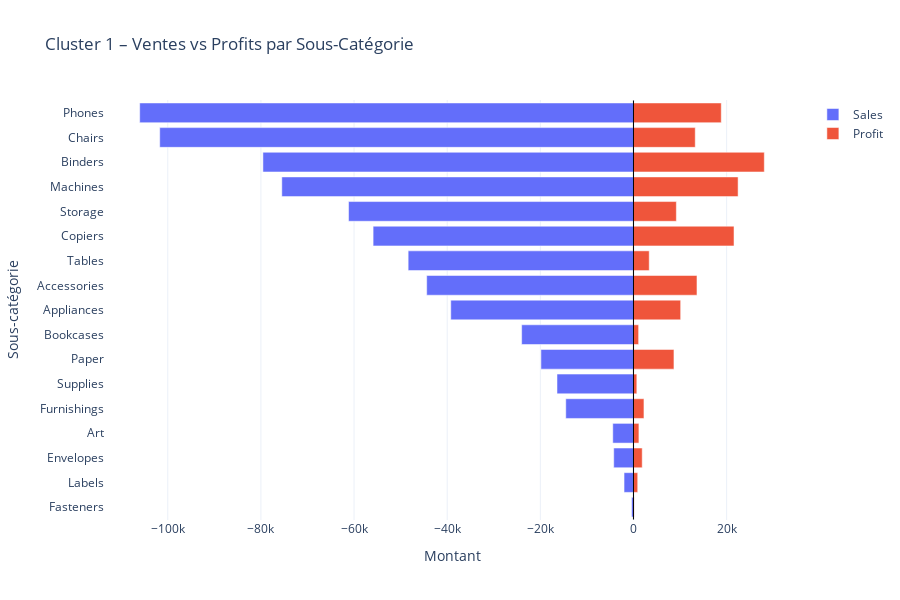

This figure's notebook cell:
### Code cell
# ==============================================================
# Ventes vs Profits par Sous-Catégorie - Cluster 1
# ==============================================================


import plotly.graph_objects as go


# --------------------------------------------------------------
# Récupérer les clients du cluster 1
# --------------------------------------------------------------
clients_cluster1 = client_clean[client_clean["cluster"] == 1].index


# --------------------------------------------------------------
# Filtrer les transactions correspondantes
# --------------------------------------------------------------
df_cluster1 = df_cleaned[
    df_cleaned["customer_id"].isin(clients_cluster1)
]


# --------------------------------------------------------------
# Agréger ventes et profits par sous-catégorie
# --------------------------------------------------------------
subcat_cluster1 = (
    df_cluster1
    .groupby("subcategory")[["sales", "profit"]]
    .sum()
    .sort_values("sales")
)


# --------------------------------------------------------------
# Création du graphique miroir interactif
# --------------------------------------------------------------
fig = go.Figure()


# Barres des ventes (gauche)
fig.add_trace(
    go.Bar(
        y=subcat_cluster1.index,
        x=-subcat_cluster1["sales"],
        name="Sales",
        orientation="h"
    )
)


# Barres des profits (droite)
fig.add_trace(
    go.Bar(
        y=subcat_cluster1.index,
        x=subcat_cluster1["profit"],
        name="Profit",
        orientation="h"
    )
)


# Mise en forme
fig.update_layout(
    title="Cluster 1 – Ventes vs Profits par Sous-Catégorie",
    barmode="overlay",
    xaxis_title="Montant",
    yaxis_title="Sous-catégorie",
    template="plotly_white",
    height=600
)


# Ligne verticale centrale
fig.add_shape(
    type="line",
    x0=0, x1=0,
    y0=-0.5, y1=len(subcat_cluster1)-0.5,
    line=dict(color="black", width=1)
)


fig.show()

### Figure 1 — Plotly figure (JSON) as saved in the notebook; plotly's stock layout.template omitted (floating-point values rounded to 4 significant figures)
{"data": [{"name": "Sales", "orientation": "h", "type": "bar", "x": [-399.8, -2025.0, -4243.0, -4447.0, -14540.0, -16420.0, -19870.0, -24010.0, -39230.0, -44400.0, -48380.0, -55910.0, -61180.0, -75510.0, -79570.0, -101700.0, -106000.0], "y": ["Fasteners", "Labels", "Envelopes", "Art", "Furnishings", "Supplies", "Paper", "Bookcases", "Appliances", "Accessories", "Tables", "Copiers", "Storage", "Machines", "Binders", "Chairs", "Phones"]}, {"name": "Profit", "orientation": "h", "type": "bar", "x": [138.4, 907.2, 1874.0, 1165.0, 2246.0, 716.3, 8688.0, 1100.0, 10130.0, 13630.0, 3377.0, 21590.0, 9203.0, 22460.0, 28090.0, 13260.0, 18850.0], "y": ["Fasteners", "Labels", "Envelopes", "Art", "Furnishings", "Supplies", "Paper", "Bookcases", "Appliances", "Accessories", "Tables", "Copiers", "Storage", "Machines", "Binders", "Chairs", "Phones"]}], "layout": {"barmode": "overlay", "height": 600, "shapes": [{"line": {"color": "black", "width": 1}, "type": "line", "x0": 0, "x1": 0, "y0": -0.5, "y1": 16.5}], "title": {"text": "Cluster 1 – Ventes vs Profits par Sous-Catégorie"}, "xaxis": {"title": {"text": "Montant"}}, "yaxis": {"title": {"text": "Sous-catégorie"}}}}
